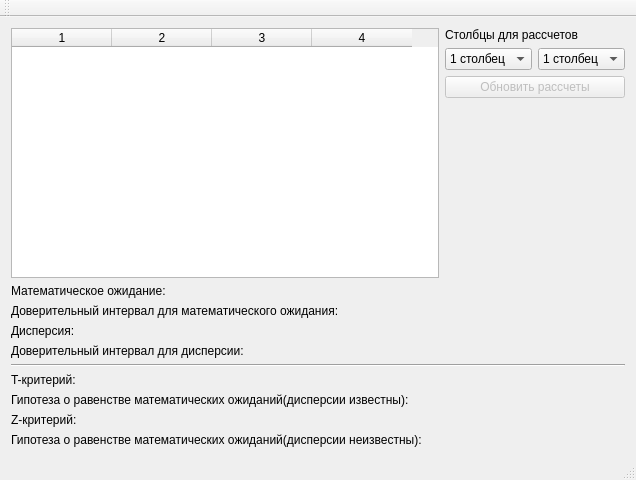
<?xml version="1.0" encoding="UTF-8"?>
<ui version="4.0">
 <class>MainWindow</class>
 <widget class="QMainWindow" name="MainWindow">
  <property name="geometry">
   <rect>
    <x>0</x>
    <y>0</y>
    <width>636</width>
    <height>455</height>
   </rect>
  </property>
  <property name="windowTitle">
   <string>MainWindow</string>
  </property>
  <widget class="QWidget" name="centralWidget">
   <layout class="QVBoxLayout" name="verticalLayout_2">
    <item>
     <layout class="QHBoxLayout" name="horizontalLayout_2">
      <item>
       <widget class="QTableWidget" name="table">
        <property name="editTriggers">
         <set>QAbstractItemView::NoEditTriggers</set>
        </property>
        <property name="textElideMode">
         <enum>Qt::ElideNone</enum>
        </property>
        <column>
         <property name="text">
          <string>1</string>
         </property>
        </column>
        <column>
         <property name="text">
          <string>2</string>
         </property>
        </column>
        <column>
         <property name="text">
          <string>3</string>
         </property>
        </column>
        <column>
         <property name="text">
          <string>4</string>
         </property>
        </column>
       </widget>
      </item>
      <item>
       <layout class="QVBoxLayout" name="verticalLayout">
        <item>
         <widget class="QLabel" name="label_3">
          <property name="text">
           <string>Столбцы для рассчетов</string>
          </property>
         </widget>
        </item>
        <item>
         <layout class="QHBoxLayout" name="horizontalLayout">
          <item>
           <widget class="QComboBox" name="col_one">
            <item>
             <property name="text">
              <string>1 столбец</string>
             </property>
            </item>
            <item>
             <property name="text">
              <string>2 столбец</string>
             </property>
            </item>
            <item>
             <property name="text">
              <string>3 столбец</string>
             </property>
            </item>
            <item>
             <property name="text">
              <string>4 столбец</string>
             </property>
            </item>
           </widget>
          </item>
          <item>
           <widget class="QComboBox" name="col_two">
            <item>
             <property name="text">
              <string>1 столбец</string>
             </property>
            </item>
            <item>
             <property name="text">
              <string>2 столбец</string>
             </property>
            </item>
            <item>
             <property name="text">
              <string>3 столбец</string>
             </property>
            </item>
            <item>
             <property name="text">
              <string>4 столбец</string>
             </property>
            </item>
           </widget>
          </item>
         </layout>
        </item>
        <item>
         <widget class="QPushButton" name="update">
          <property name="enabled">
           <bool>false</bool>
          </property>
          <property name="text">
           <string>Обновить рассчеты</string>
          </property>
         </widget>
        </item>
        <item>
         <spacer name="verticalSpacer">
          <property name="orientation">
           <enum>Qt::Vertical</enum>
          </property>
          <property name="sizeType">
           <enum>QSizePolicy::Fixed</enum>
          </property>
          <property name="sizeHint" stdset="0">
           <size>
            <width>20</width>
            <height>180</height>
           </size>
          </property>
         </spacer>
        </item>
       </layout>
      </item>
     </layout>
    </item>
    <item>
     <widget class="QLabel" name="expected_label">
      <property name="text">
       <string>Математическое ожидание:</string>
      </property>
     </widget>
    </item>
    <item>
     <widget class="QLabel" name="interval_expected_label">
      <property name="text">
       <string>Доверительный интервал для математического ожидания:</string>
      </property>
     </widget>
    </item>
    <item>
     <widget class="QLabel" name="dispersion_label">
      <property name="text">
       <string>Дисперсия:</string>
      </property>
     </widget>
    </item>
    <item>
     <widget class="QLabel" name="interval_dispersion_label">
      <property name="text">
       <string>Доверительный интервал для дисперсии:</string>
      </property>
     </widget>
    </item>
    <item>
     <widget class="Line" name="line">
      <property name="orientation">
       <enum>Qt::Horizontal</enum>
      </property>
     </widget>
    </item>
    <item>
     <widget class="QLabel" name="t_criterion">
      <property name="text">
       <string>T-критерий:</string>
      </property>
     </widget>
    </item>
    <item>
     <widget class="QLabel" name="hypothesis_know_d">
      <property name="text">
       <string>Гипотеза о равенстве математических ожиданий(дисперсии известны):</string>
      </property>
     </widget>
    </item>
    <item>
     <widget class="QLabel" name="z_criterion">
      <property name="text">
       <string>Z-критерий:</string>
      </property>
     </widget>
    </item>
    <item>
     <widget class="QLabel" name="hypothesis_not_know_d">
      <property name="text">
       <string>Гипотеза о равенстве математических ожиданий(дисперсии неизвестны):</string>
      </property>
     </widget>
    </item>
   </layout>
  </widget>
  <widget class="QMenuBar" name="menuBar">
   <property name="geometry">
    <rect>
     <x>0</x>
     <y>0</y>
     <width>636</width>
     <height>21</height>
    </rect>
   </property>
  </widget>
  <widget class="QToolBar" name="mainToolBar">
   <attribute name="toolBarArea">
    <enum>TopToolBarArea</enum>
   </attribute>
   <attribute name="toolBarBreak">
    <bool>false</bool>
   </attribute>
  </widget>
  <widget class="QStatusBar" name="statusBar"/>
 </widget>
 <layoutdefault spacing="6" margin="11"/>
 <resources/>
 <connections/>
</ui>
